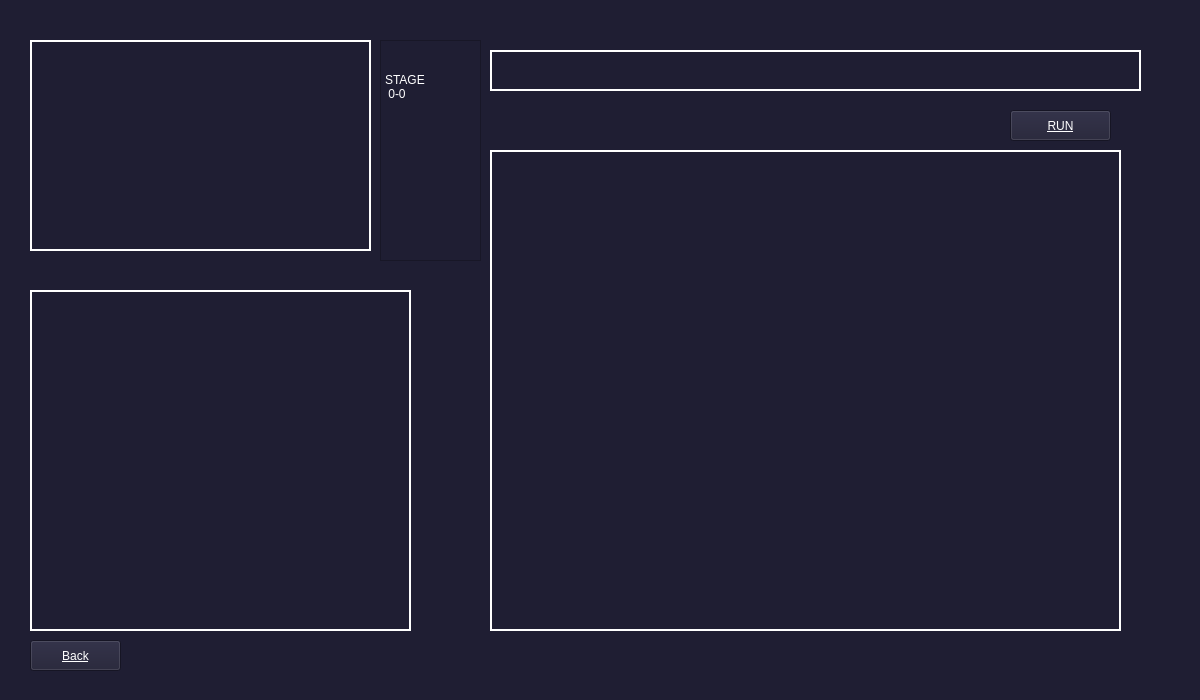
<?xml version="1.0" encoding="UTF-8"?>
<ui version="4.0">
 <class>gamewindow_designed</class>
 <widget class="QWidget" name="gamewindow_designed">
  <property name="geometry">
   <rect>
    <x>0</x>
    <y>0</y>
    <width>1200</width>
    <height>700</height>
   </rect>
  </property>
  <property name="windowTitle">
   <string>Form</string>
  </property>
  <property name="styleSheet">
   <string notr="true">background-color: rgb(31,30,51);</string>
  </property>
  <widget class="QWidget" name="ProgressFrame" native="true">
   <property name="geometry">
    <rect>
     <x>490</x>
     <y>50</y>
     <width>651</width>
     <height>41</height>
    </rect>
   </property>
   <property name="styleSheet">
    <string notr="true">border: 2px solid white;
font: 700 20pt &quot;Consolas&quot;;
color:white;</string>
   </property>
   <widget class="QWidget" name="Progress" native="true">
    <property name="geometry">
     <rect>
      <x>0</x>
      <y>0</y>
      <width>0</width>
      <height>41</height>
     </rect>
    </property>
    <property name="styleSheet">
     <string notr="true">background-color: rgb(0,255,0)</string>
    </property>
   </widget>
  </widget>
  <widget class="QPlainTextEdit" name="IDE">
   <property name="geometry">
    <rect>
     <x>490</x>
     <y>150</y>
     <width>631</width>
     <height>481</height>
    </rect>
   </property>
   <property name="styleSheet">
    <string notr="true">border: 2px solid white;
font: 20pt &quot;Consolas&quot;;
color:white;</string>
   </property>
  </widget>
  <widget class="QPushButton" name="Run">
   <property name="geometry">
    <rect>
     <x>1010</x>
     <y>110</y>
     <width>101</width>
     <height>31</height>
    </rect>
   </property>
   <property name="styleSheet">
    <string notr="true">font: 700 20pt &quot;Consolas&quot;;
color:white;
text-decoration: underline;</string>
   </property>
   <property name="text">
    <string>RUN</string>
   </property>
  </widget>
  <widget class="QTextBrowser" name="Puzzle">
   <property name="geometry">
    <rect>
     <x>30</x>
     <y>40</y>
     <width>341</width>
     <height>211</height>
    </rect>
   </property>
   <property name="styleSheet">
    <string notr="true">border: 2px solid white;
font: 20pt &quot;Consolas&quot;;
color:white;</string>
   </property>
  </widget>
  <widget class="QTextBrowser" name="Log">
   <property name="geometry">
    <rect>
     <x>30</x>
     <y>290</y>
     <width>381</width>
     <height>341</height>
    </rect>
   </property>
   <property name="styleSheet">
    <string notr="true">border: 2px solid white;
font: 700 20pt &quot;Consolas&quot;;
color:rgb(0,255,0);</string>
   </property>
  </widget>
  <widget class="QPushButton" name="pushButton">
   <property name="geometry">
    <rect>
     <x>30</x>
     <y>640</y>
     <width>91</width>
     <height>31</height>
    </rect>
   </property>
   <property name="styleSheet">
    <string notr="true">font: 700 20pt &quot;Consolas&quot;;
text-decoration: underline;
color:white;</string>
   </property>
   <property name="text">
    <string>Back</string>
   </property>
  </widget>
  <widget class="QPlainTextEdit" name="plainTextEdit">
   <property name="geometry">
    <rect>
     <x>380</x>
     <y>40</y>
     <width>101</width>
     <height>221</height>
    </rect>
   </property>
   <property name="styleSheet">
    <string notr="true">color:white;
font:700 24pt &quot;Consolas&quot;;</string>
   </property>
   <property name="plainText">
    <string>

STAGE
 0-0</string>
   </property>
  </widget>
 </widget>
 <resources/>
 <connections/>
</ui>
